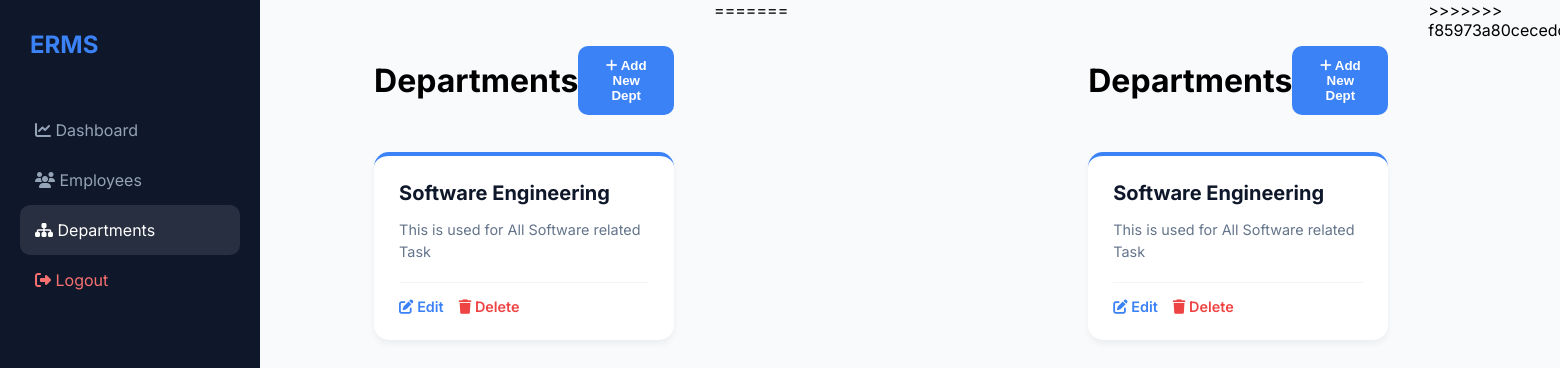
Page /manage_departments.php (signed in) on the committed database.
### tables this page shows
CREATE TABLE `departments` (
  `id` int(11) NOT NULL,
  `department_name` varchar(100) NOT NULL,
  `description` text DEFAULT NULL
);

### manage_departments.php (the view, shortened to what this page needs)
<?php
$conn = new mysqli("localhost", "root", "", "employee_mgmt");
?>
<!DOCTYPE html>
<html lang="en">
<head>
    <link rel="stylesheet" href="https://cdnjs.cloudflare.com/ajax/libs/font-awesome/6.4.0/css/all.min.css">
</head>
<body>
<div class="sidebar">
    <div style="padding:30px; font-weight:700; color:var(--accent); font-size:1.5rem;">ERMS</div>
    <ul style="list-style:none; padding:0 20px;">
        <li><a href="dashboard.php" style="color:#94a3b8; text-decoration:none; display:block; padding:15px;"><i class="fas fa-chart-line"></i> Dashboard</a></li>
        <li><a href="manage_employees.php" style="color:#94a3b8; text-decoration:none; display:block; padding:15px;"><i class="fas fa-users"></i> Employees</a></li>
        <li style="background:rgba(255,255,255,0.1); border-radius:10px;"><a href="manage_departments.php" style="color:white; text-decoration:none; display:block; padding:15px;"><i class="fas fa-sitemap"></i> Departments</a></li>
        <li><a href="logout.php" style="color:#f87171; text-decoration:none; display:block; padding:15px;"><i class="fas fa-sign-out-alt"></i> Logout</a></li>
    </ul>
</div>
<div class="main-content">
    <div class="header">
        <h1>Departments</h1>
        <button class="btn-add" onclick="openModal()"><i class="fas fa-plus"></i> Add New Dept</button>
    </div>
    <div class="dept-grid">
        <?php
        $res = $conn->query("SELECT * FROM departments ORDER BY department_name ASC");
        while($row = $res->fetch_assoc()):
        ?>
        <div class="dept-card">
            <h3><?php echo $row['department_name']; ?></h3>
            <p><?php echo $row['description'] ?: 'No description provided for this department.'; ?></p>
            <div class="card-actions">
                <a href="javascript:void(0)" onclick='editDept(<?php echo json_encode($row); ?>)' style="color: var(--accent);"><i class="fas fa-edit"></i> Edit</a>
                <a href="manage_departments.php?delete=<?php echo $row['id']; ?>" onclick="return confirm('Delete this department?')" style="color: #ef4444;"><i class="fas fa-trash"></i> Delete</a>
            </div>
        </div>
        <?php endwhile; ?>
    </div>
</div>
</body>
<?php
$conn = new mysqli("localhost", "root", "", "employee_mgmt");
?>
<!DOCTYPE html>
<html lang="en">
<head>
    <link rel="stylesheet" href="https://cdnjs.cloudflare.com/ajax/libs/font-awesome/6.4.0/css/all.min.css">
</head>
<body>
<div class="sidebar">
    <div style="padding:30px; font-weight:700; color:var(--accent); font-size:1.5rem;">ERMS</div>
    <ul style="list-style:none; padding:0 20px;">
        <li><a href="dashboard.php" style="color:#94a3b8; text-decoration:none; display:block; padding:15px;"><i class="fas fa-chart-line"></i> Dashboard</a></li>
        <li><a href="manage_employees.php" style="color:#94a3b8; text-decoration:none; display:block; padding:15px;"><i class="fas fa-users"></i> Employees</a></li>
        <li style="background:rgba(255,255,255,0.1); border-radius:10px;"><a href="manage_departments.php" style="color:white; text-decoration:none; display:block; padding:15px;"><i class="fas fa-sitemap"></i> Departments</a></li>
        <li><a href="logout.php" style="color:#f87171; text-decoration:none; display:block; padding:15px;"><i class="fas fa-sign-out-alt"></i> Logout</a></li>
    </ul>
</div>
<div class="main-content">
    <div class="header">
        <h1>Departments</h1>
        <button class="btn-add" onclick="openModal()"><i class="fas fa-plus"></i> Add New Dept</button>
    </div>
    <div class="dept-grid">
        <?php
        $res = $conn->query("SELECT * FROM departments ORDER BY department_name ASC");
        while($row = $res->fetch_assoc()):
        ?>
        <div class="dept-card">
            <h3><?php echo $row['department_name']; ?></h3>
            <p><?php echo $row['description'] ?: 'No description provided for this department.'; ?></p>
            <div class="card-actions">
                <a href="javascript:void(0)" onclick='editDept(<?php echo json_encode($row); ?>)' style="color: var(--accent);"><i class="fas fa-edit"></i> Edit</a>
                <a href="manage_departments.php?delete=<?php echo $row['id']; ?>" onclick="return confirm('Delete this department?')" style="color: #ef4444;"><i class="fas fa-trash"></i> Delete</a>
            </div>
        </div>
        <?php endwhile; ?>
    </div>
</div>
</body>
</html>

### manage_departments.php (style rules this page uses)
:root { --primary: #0f172a; --accent: #3b82f6; --bg: #f8fafc; }
body { font-family: 'Inter', sans-serif; background: var(--bg); margin: 0; display: flex; }
.sidebar { width: 260px; height: 100vh; background: var(--primary); color: white; position: fixed; }
.main-content { margin-left: 260px; width: calc(100% - 260px); padding: 40px; }
.header { display: flex; justify-content: space-between; align-items: center; margin-bottom: 30px; }
.btn-add { background: var(--accent); color: white; padding: 12px 24px; border-radius: 10px; border: none; cursor: pointer; font-weight: 600; transition: 0.3s; }
.dept-grid { display: grid; grid-template-columns: repeat(auto-fill, minmax(300px, 1fr)); gap: 20px; }
.dept-card { background: white; padding: 25px; border-radius: 15px; box-shadow: 0 4px 6px rgba(0,0,0,0.05); border-top: 4px solid var(--accent); transition: 0.3s; }
.dept-card h3 { margin: 0 0 10px 0; color: var(--primary); font-size: 1.25rem; }
.dept-card p { color: #64748b; font-size: 0.9rem; line-height: 1.5; margin-bottom: 20px; }
.card-actions { border-top: 1px solid #f1f5f9; pt: 15px; display: flex; gap: 15px; padding-top: 15px; }
.card-actions a { text-decoration: none; font-size: 0.9rem; font-weight: 600; cursor: pointer; }

### rows in the picture
departments: department_name "Software Engineering", description "This is used for All Software related Task"
